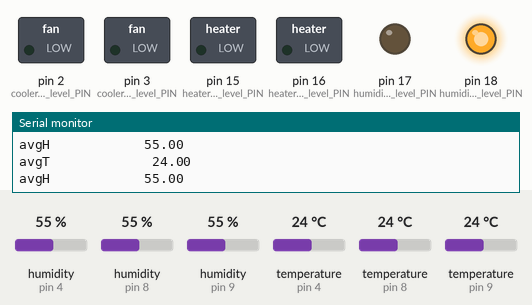
The sketch below on a simulated Arduino Uno, built with avr-gcc and run on an emulated ATmega328P. Shown: switched loads named in the sketch (green lamp = pin HIGH), output pins drawn as LEDs (lit = HIGH), the last lines printed to the serial monitor. Inputs (shaded band) come from the test bench; at power-on: temperature (sensors on pin 4, pin 8, pin 9) 24 °C, humidity (sensors on pin 4, pin 8, pin 9) 55 %.

Above: at 3.8 s.
3.9 s: temperature (sensor on pin 4) set to 12.7 °C
7.8 s: temperature (sensor on pin 4) set to 11.4 °C
At 9.5 s:
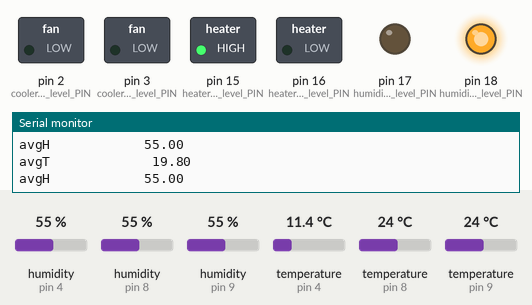
11.7 s: temperature (sensor on pin 8) set to 10.1 °C
15.6 s: temperature (sensor on pin 8) set to 8.8 °C
At 19.3 s:
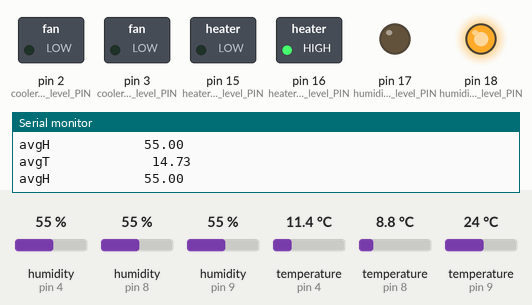
19.6 s: temperature (sensor on pin 8) set to 15.1 °C
23.5 s: temperature (sensor on pin 8) set to 16.4 °C
At 25.5 s:
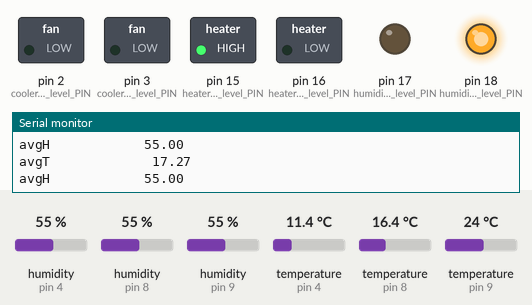
Timing chart, 0 to 27.0 s (numbered marks = the images above; inputs shaded):
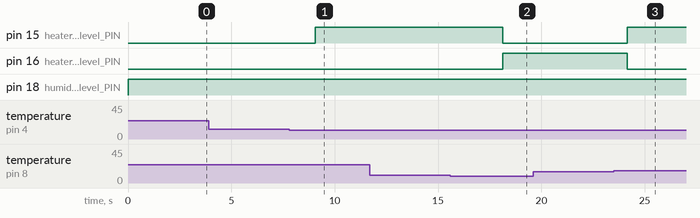

The sketch:

hc_system.ino
```cpp
#include "DHT.h"

#define DHT0PIN 8     // what pin we're connected to
#define DHT1PIN 9
#define DHT2PIN 4
#define DHTTYPE DHT22   // DHT 22  (AM2302)
#define cooler_low_level_PIN 2
#define cooler_high_level_PIN 3

#define heater_low_level_PIN 15
#define heater_high_level_PIN 16

#define humidity_low_level_PIN 17
#define humidity_high_level_PIN 18

DHT dht0(DHT0PIN, DHTTYPE,4);
DHT dht1(DHT1PIN, DHTTYPE,4);
DHT dht2(DHT2PIN, DHTTYPE,4);
void setup(void) {
  Serial.begin(9600);

  Serial.println("DHT SYSTEM");
  pinMode(cooler_low_level_PIN,OUTPUT);
  pinMode(cooler_high_level_PIN,OUTPUT);

  pinMode(heater_low_level_PIN,OUTPUT);
  pinMode(heater_high_level_PIN,OUTPUT);

  pinMode(humidity_low_level_PIN,OUTPUT);
  pinMode(humidity_high_level_PIN,OUTPUT);


  dht0.begin();
  dht1.begin();
  dht2.begin();
}

void loop(void) {

   int heater_state = 0;
   int cooler_state = 0;
   int humidity_state = 0;
   int HC_super_state  = 0;

   boolean coolerIsOn = false;
   boolean heaterIsOn = false;

   boolean humidifier_low = false;
   boolean humidifier_high = false;
   boolean cooler_low = false;
   boolean cooler_high = false;
   boolean heater_low = false;
   boolean heater_high = false;


	      while(true){
		     float h0 = dht0.readHumidity();
	      // Read temperature as Celsius
	      float t0 = dht0.readTemperature();

	      float h1 = dht1.readHumidity();
	      // Read temperature as Celsius
	      float t1 = dht1.readTemperature();

	      float h2 = dht2.readHumidity();
	      // Read temperature as Celsius
	      float t2 = dht2.readTemperature();

	        float avgT = (t0+t1+t2)/3;
	       float avgH = (h0+h1+h2)/3;


	    //check humidity
	   if(avgH<80 && humidity_state ==0){
		  humidity_state = 1;
		  humidifier_low = 1;
		  humidifier_high = 0;

	    }

	    if(avgH<70 && humidity_state==1){
		  humidity_state = 2;
		  humidifier_low = 0;
		  humidifier_high = 1;

	    }

	    if(avgH>75 && humidity_state == 2){
		  humidity_state = 1;
		  humidifier_low = 1;
		  humidifier_high = 0;

	    }

	    if(avgH>85 && humidity_state == 1){
		  humidity_state = 0;
		  humidifier_low = 0;
		  humidifier_high = 0;

	    }


	 //check cooler


	      if(HC_super_state == 0 || coolerIsOn){


	         if(avgT > 32 && cooler_state==0){

		 HC_super_state = 1;
		 coolerIsOn = true;
			cooler_state = 1;
			cooler_low = 1;
			cooler_high = 0;


		     }
		 if(avgT>38 && cooler_state==1){
		 HC_super_state = 1;
		 coolerIsOn = true;
			cooler_state = 2;
			cooler_low = 0;
			cooler_high = 1;


		     }
		  if(avgT<35 && cooler_state==2){
		  HC_super_state = 1;
		  coolerIsOn = true;
			cooler_state = 1;
			cooler_low = 1;
			cooler_high = 0;


			      }
		  if(avgT < 28 && cooler_state == 1){
			   coolerIsOn = false;
			   cooler_state = 0;
			   cooler_low = 0;
			   cooler_high = 0;
			   HC_super_state = 0;


		  }

		   }


	       //check heater
		    if(HC_super_state == 0 || heaterIsOn){


			if(avgT<20 && heater_state == 0){
			HC_super_state = 2;
			heaterIsOn = true;
			heater_state = 1;
			      heater_low = 1;
			      heater_high = 0;

			      }
			if(avgT<15 && heater_state == 1){
			HC_super_state = 2;
			heaterIsOn = true;
			heater_state = 2;
			   heater_low = 0;
			   heater_high = 1;

			   }
			if(avgT>17 && heater_state == 2){
			HC_super_state = 2;
			heaterIsOn = true;
			heater_state = 1;
			      heater_low = 1;
			      heater_high = 0;


			      }
			if(avgT > 23 && heater_state == 1){
			   heaterIsOn = false;
			heater_state = 0;
			      heater_low = 0;
			      heater_high = 0;
			      HC_super_state = 0;


			   }


		  }


		digitalWrite(heater_low_level_PIN,heater_low);
		digitalWrite(heater_high_level_PIN,heater_high);
	       digitalWrite(cooler_low_level_PIN,cooler_low);
	       digitalWrite(cooler_high_level_PIN,cooler_high);
	       digitalWrite(humidity_low_level_PIN,humidifier_low);
	       digitalWrite(humidity_high_level_PIN,humidifier_high);


   // Check if any reads failed and exit early (to try again).
  if (isnan(h0) || isnan(t0)) {
    Serial.println("Failed to read from DHT0 sensor!");
    return;
  }
  if (isnan(h1) || isnan(t1)) {
    Serial.println("Failed to read from DHT1 sensor!");
    return;
  }

  if (isnan(h2) || isnan(t2)) {
    Serial.println("Failed to read from DHT2 sensor!");
    return;
  }

  Serial.print("avgT             ");
  Serial.print(avgT);
  Serial.println();
  Serial.print("avgH            ");
  Serial.print(avgH);
    Serial.println();

  delay(1500);
	      }

  }
```

Measured:
- the behaviour switches between 12 and 11.9 °C on temperature (sensor on pin 4) (found by bisection; images 0 and 1)
- the behaviour switches between 9.6 and 9.5 °C on temperature (sensor on pin 8) (found by bisection; images 1 and 2)
- the behaviour switches between 15.6 and 15.7 °C on temperature (sensor on pin 8) (found by bisection; images 2 and 3)
- after the input at 7.8 s, pin 15 (heater_low_level_PIN): LOW → HIGH after 1.3 s
- after the input at 15.6 s, pin 15 (heater_low_level_PIN): HIGH → LOW after 2.5 s; pin 16 (heater_high_level_PIN): LOW → HIGH after 2.5 s
- after the input at 23.5 s, pin 15 (heater_low_level_PIN): LOW → HIGH after 0.66 s; pin 16 (heater_high_level_PIN): HIGH → LOW after 0.66 s
